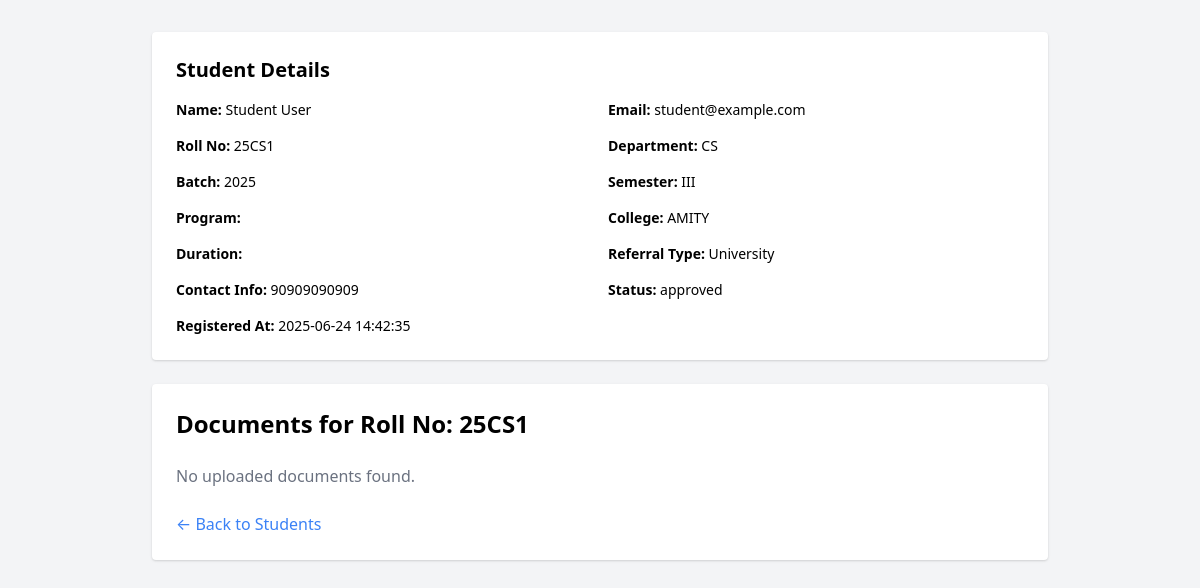
The app's page /admin/view_docs.php?roll=25CS1 (signed in) with its own data.
### tables this page shows
CREATE TABLE `users` (
  `id` int(11) NOT NULL,
  `name` varchar(100) NOT NULL,
  `email` varchar(100) NOT NULL,
  `password` varchar(255) NOT NULL,
  `roll_no` varchar(50) DEFAULT NULL,
  `department` enum('Chemical','Mechanical','Electrical','Instrumentation','CS','IT','Civil','Finance','MBA','HR','Other') DEFAULT NULL,
  `batch` varchar(50) DEFAULT NULL,
  `contact_info` varchar(255) DEFAULT NULL,
  `role` enum('user','admin') NOT NULL DEFAULT 'user',
  `status` enum('pending','approved','rejected') NOT NULL DEFAULT 'pending',
  `created_at` timestamp NOT NULL DEFAULT current_timestamp(),
  `college` varchar(255) DEFAULT NULL,
  `program` varchar(50) DEFAULT NULL,
  `semester` varchar(10) DEFAULT NULL,
  `duration` varchar(20) DEFAULT NULL,
  `noc_path` varchar(255) DEFAULT NULL,
  `referral_type` varchar(50) DEFAULT NULL,
  `referral_path` varchar(255) DEFAULT NULL
);

### admin/view_docs.php (the view, shortened to what this page needs)
<?php
require_once '../db_connect.php';
$roll_no = isset($_GET['roll']) ? basename($_GET['roll']) : '';
$student = null;
if ($roll_no) {
    $stmt = $conn->prepare("SELECT * FROM users WHERE roll_no = ? AND role = 'user'");
    $stmt->bind_param("s", $roll_no);
    $stmt->execute();
    $result = $stmt->get_result();
    $student = $result->fetch_assoc();
}
$files = [];
?>
<!DOCTYPE html>
<html>
<head>
  <link href="https://unpkg.com/tailwindcss@2.2.19/dist/tailwind.min.css" rel="stylesheet">
    <link rel="stylesheet" href="https://cdnjs.cloudflare.com/ajax/libs/font-awesome/6.0.0/css/all.min.css">
</head>
<body class="bg-gray-100 p-8">
    <div class="max-w-4xl mx-auto space-y-6">
        <?php if ($student): ?>
        <div class="bg-white p-6 rounded shadow">
            <h2 class="text-xl font-bold mb-4">Student Details</h2>
            <div class="grid grid-cols-1 md:grid-cols-2 gap-4 text-sm">
                <div><strong>Name:</strong> <?php echo htmlspecialchars($student['name']); ?></div>
                <div><strong>Email:</strong> <?php echo htmlspecialchars($student['email']); ?></div>
                <div><strong>Roll No:</strong> <?php echo htmlspecialchars($student['roll_no']); ?></div>
                <div><strong>Department:</strong> <?php echo htmlspecialchars($student['department']); ?></div>
                <div><strong>Batch:</strong> <?php echo htmlspecialchars($student['batch']); ?></div>
                <div><strong>Semester:</strong> <?php echo htmlspecialchars($student['semester']); ?></div>
                <div><strong>Program:</strong> <?php echo htmlspecialchars($student['program']); ?></div>
                <div><strong>College:</strong> <?php echo htmlspecialchars($student['college']); ?></div>
                <div><strong>Duration:</strong> <?php echo htmlspecialchars($student['duration']); ?></div>
                <div><strong>Referral Type:</strong> <?php echo htmlspecialchars($student['referral_type']); ?></div>
                <div><strong>Contact Info:</strong> <?php echo htmlspecialchars($student['contact_info']); ?></div>
                <div><strong>Status:</strong> <?php echo htmlspecialchars($student['status']); ?></div>
                <div><strong>Registered At:</strong> <?php echo htmlspecialchars($student['created_at']); ?></div>
            </div>
        </div>
        <?php endif; ?>
        <div class="bg-white p-6 rounded shadow">
            <h2 class="text-2xl font-bold mb-6">Documents for Roll No: <?php echo htmlspecialchars($roll_no); ?></h2>
            <?php if (empty($files)): ?>
                <p class="text-gray-500">No uploaded documents found.</p>
            <?php endif; ?>
            <div class="mt-6">
                <a href="students.php" class="text-blue-500 hover:underline">&larr; Back to Students</a>
            </div>
        </div>
    </div>
</body>
</html>

### records on screen
users: name "Student User", email "student@example.com", roll_no "25CS1", department "CS", batch "2025", semester "III", college "AMITY", referral_type "University", contact_info "90909090909", status "approved", created_at "2025-06-24 14:42:35"

### other values on screen
$roll_no "25CS1"
